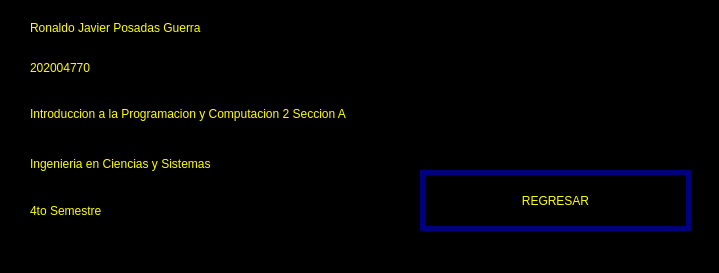
<?xml version="1.0" encoding="UTF-8"?>
<ui version="4.0">
 <class>MainWindow</class>
 <widget class="QMainWindow" name="MainWindow">
  <property name="geometry">
   <rect>
    <x>0</x>
    <y>0</y>
    <width>719</width>
    <height>273</height>
   </rect>
  </property>
  <property name="windowTitle">
   <string>Informacion Estudiante</string>
  </property>
  <property name="styleSheet">
   <string notr="true">background-color: rgb(0, 0, 0);</string>
  </property>
  <widget class="QWidget" name="centralwidget">
   <widget class="QPushButton" name="pushButton">
    <property name="geometry">
     <rect>
      <x>420</x>
      <y>170</y>
      <width>271</width>
      <height>61</height>
     </rect>
    </property>
    <property name="styleSheet">
     <string notr="true">border-style: solid;
border-width: 5px;
border-color: rgb(0, 0, 127);
font: 87 12pt &quot;Arial Black&quot;;
color: rgb(255, 255, 0);</string>
    </property>
    <property name="text">
     <string>REGRESAR</string>
    </property>
   </widget>
   <widget class="QLabel" name="label">
    <property name="geometry">
     <rect>
      <x>30</x>
      <y>20</y>
      <width>341</width>
      <height>16</height>
     </rect>
    </property>
    <property name="styleSheet">
     <string notr="true">font: 87 12pt &quot;Arial Black&quot;;
color: rgb(255, 255, 0);</string>
    </property>
    <property name="text">
     <string>Ronaldo Javier Posadas Guerra</string>
    </property>
   </widget>
   <widget class="QLabel" name="label_2">
    <property name="geometry">
     <rect>
      <x>30</x>
      <y>60</y>
      <width>131</width>
      <height>16</height>
     </rect>
    </property>
    <property name="styleSheet">
     <string notr="true">font: 87 12pt &quot;Arial Black&quot;;
color: rgb(255, 255, 0);</string>
    </property>
    <property name="text">
     <string>202004770</string>
    </property>
   </widget>
   <widget class="QLabel" name="label_3">
    <property name="geometry">
     <rect>
      <x>30</x>
      <y>100</y>
      <width>651</width>
      <height>21</height>
     </rect>
    </property>
    <property name="styleSheet">
     <string notr="true">font: 87 12pt &quot;Arial Black&quot;;
color: rgb(255, 255, 0);</string>
    </property>
    <property name="text">
     <string>Introduccion a la Programacion y Computacion 2 Seccion A</string>
    </property>
    <property name="alignment">
     <set>Qt::AlignBottom|Qt::AlignLeading|Qt::AlignLeft</set>
    </property>
   </widget>
   <widget class="QLabel" name="label_4">
    <property name="geometry">
     <rect>
      <x>30</x>
      <y>150</y>
      <width>381</width>
      <height>21</height>
     </rect>
    </property>
    <property name="styleSheet">
     <string notr="true">font: 87 12pt &quot;Arial Black&quot;;
color: rgb(255, 255, 0);</string>
    </property>
    <property name="text">
     <string>Ingenieria en Ciencias y Sistemas</string>
    </property>
    <property name="alignment">
     <set>Qt::AlignBottom|Qt::AlignLeading|Qt::AlignLeft</set>
    </property>
   </widget>
   <widget class="QLabel" name="label_5">
    <property name="geometry">
     <rect>
      <x>30</x>
      <y>200</y>
      <width>171</width>
      <height>21</height>
     </rect>
    </property>
    <property name="styleSheet">
     <string notr="true">font: 87 12pt &quot;Arial Black&quot;;
color: rgb(255, 255, 0);</string>
    </property>
    <property name="text">
     <string>4to Semestre</string>
    </property>
   </widget>
  </widget>
  <widget class="QStatusBar" name="statusbar"/>
 </widget>
 <resources/>
 <connections/>
</ui>
